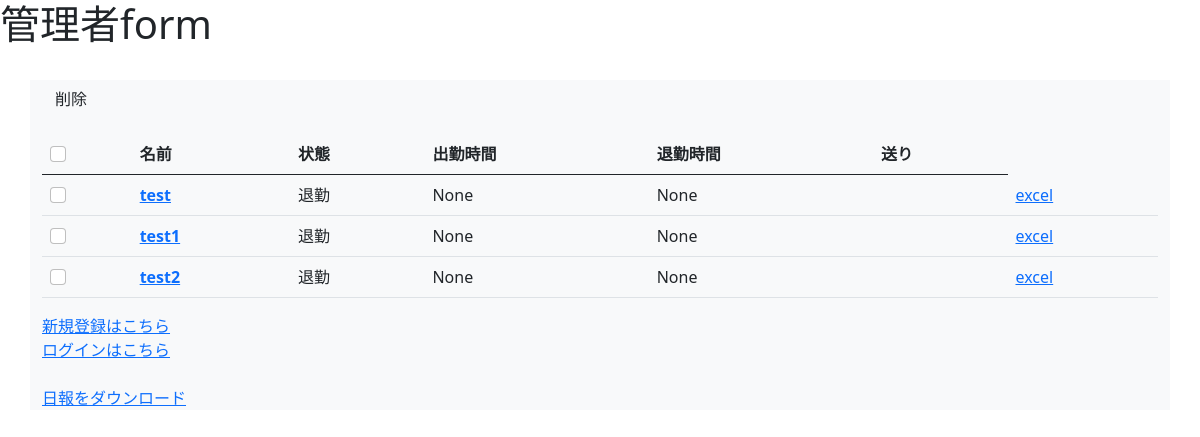
The page /adminform on the database as committed earlier.
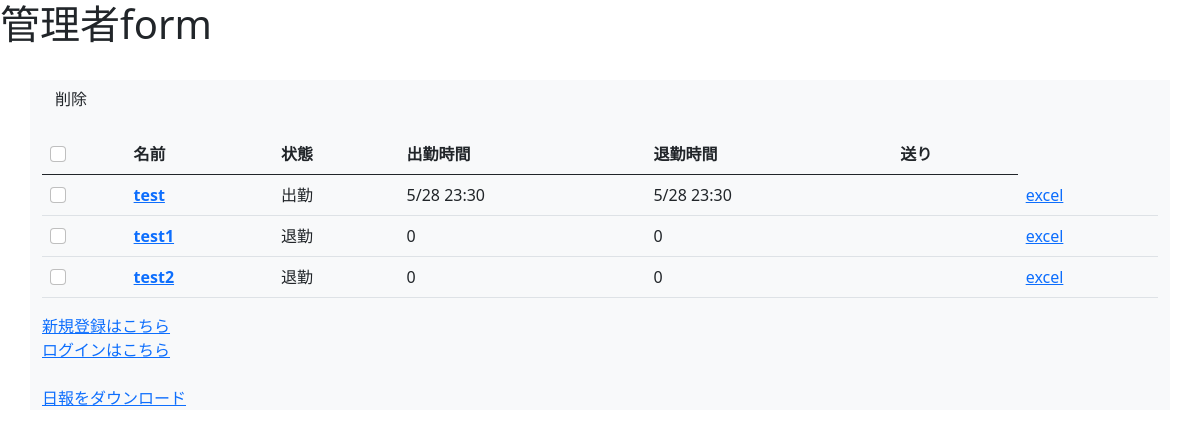
The same page on the database as committed later.
### attendance/models.py (models this page shows, shortened)
class Account(models.Model):
    user = models.OneToOneField(User, on_delete=models.CASCADE)
    is_working = models.BooleanField(default=False)
    start_time = models.DateTimeField(verbose_name="開始時間")
    end_time = models.DateTimeField(verbose_name="終了時間")
    start_overtime = models.CharField(max_length=20, null=True)
    end_overtime = models.CharField(max_length=20, null=True)
    is_sending = models.BooleanField(default=False)
    staff_drink = models.IntegerField(default=0)
    staff_bottle = models.IntegerField(default=0)
    debt = models.IntegerField(default=0)
    back = models.IntegerField(default=0)

### attendance/views.py (the view, shortened to what this page needs)
# urls.py: path("adminform", views.AdminFrom.as_view(), name="AdminForm"),
class AdminFrom(ListView):
    model = Account
    template_name = "attendance/admin_form.html"
    def get(self, request):
        return super().get(request)

### templates/attendance/admin_form.html (shortened to what this page needs)
{% extends "attendance/DB5_base.html" %}
{% block body %}
<header><h1>管理者form</h1></header>
<br>
<div class="container bg-light"><form action="{% url 'AdminForm' %}" method="post">
  <input type="submit" class=btn btn-primary value="削除">
    <table class="table caption-top">
        <caption></caption>
        <thead>
          <tr>
            <th>
              <label><input class="form-check-input" type="checkbox" id="all"></label>
            </th>
            <th scope="col">名前</th>
            <th scope="col">状態</th>
            <th scope="col">出勤時間</th>
            <th scope="col">退勤時間</th>
            <th scope="col">送り</th>
          </tr>
        </thead>
        <tbody>
        {% for account in object_list %}
            <tr><div>
            {% if not account.user.username == "admin" %}
                <th scope="row">
                  <label><input class="form-check-input" type="checkbox" name="chk" value="{{account.pk}}"></label>
                  </th>
                <th scope="row">
                <a href="{% url 'Edit' pk=account.pk %}">{{account.user}}
                </a>
                </th>
                {% if account.is_working %}<td>出勤</td>
                {% else %}<td>退勤</td>{% endif %}
                <td>{{account.start_overtime}}</td>
                <td>{{account.end_overtime}}</td>
                <td>
                </td>
                <td>
                    <a href="{% url 'PopExcel' pk=account.pk %}" target="_blank" rel="noreferrer noopener">excel</a>
                </td>
            {% endif %}
            </div>
            </tr>
        {% endfor %}
        </tbody>
      </table>
      <a href="{% url 'Register' %}">新規登録はこちら</a><br>
      <a href="{% url 'Login' %}">ログインはこちら</a><br><br>
      <a href="{% url 'Daily' %}">日報をダウンロード</a>
 </form></div>
{% endblock body %}

Rows that differ between the two databases and show on the page:
changed Account "test": start_overtime "None" → "5/28 23:30"; end_overtime "None" → "5/28 23:30"; is_working "退勤" → "出勤"
changed Account "test1": start_overtime "None" → "0"; end_overtime "None" → "0"
changed Account "test2": start_overtime "None" → "0"; end_overtime "None" → "0"
